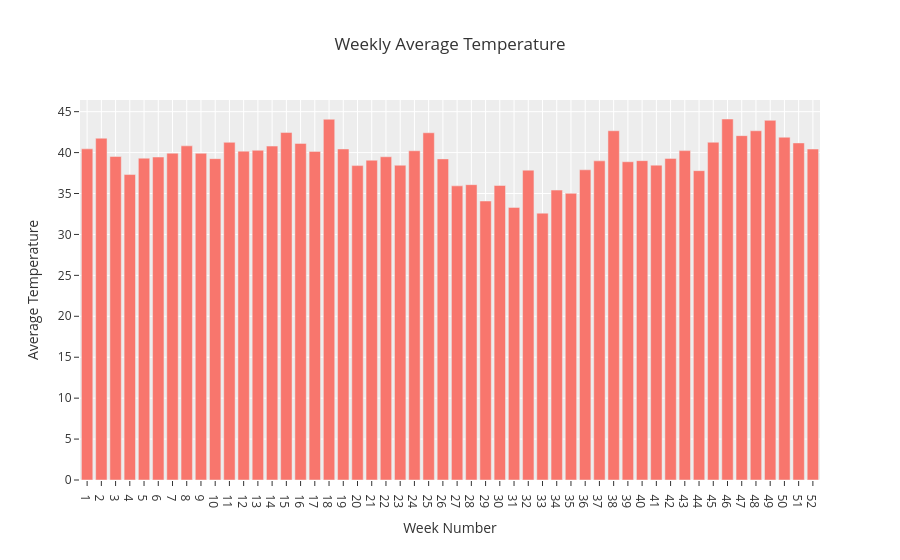
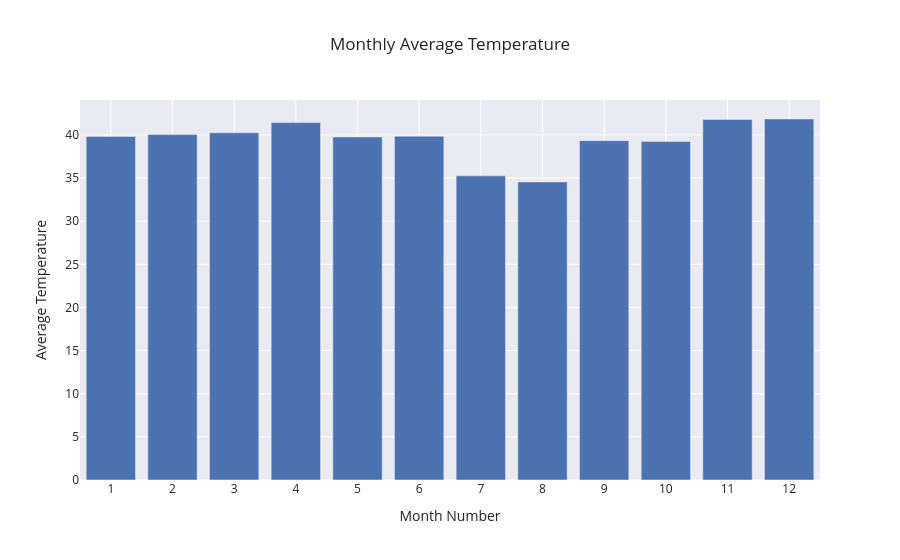

The notebook cell saved with these charts, in order:
### Code cell
import plotly.express as px

# Weekly Average Temperature Bar Plot
weekly_avg_temp.reset_index(inplace=True)  # Reset index to make 'week_number' a column

# Ensure all week numbers are included in the x-axis
fig_weekly = px.bar(weekly_avg_temp, x='week_number', y='temp',
                    title='Weekly Average Temperature',
                    labels={'week_number': 'Week Number', 'temp': 'Average Temperature'},
                    template='ggplot2')  # Change template to 'seaborn', or any other available template

# Set the x-axis to display all week numbers (if there are any gaps)
fig_weekly.update_layout(
    xaxis=dict(
        tickmode='array',
        tickvals=weekly_avg_temp['week_number'].unique(),  # Display all unique week numbers
        ticktext=[str(week) for week in weekly_avg_temp['week_number'].unique()]  # Show as text
    )
)

# Show the interactive weekly bar plot
fig_weekly.show()

# Monthly Average Temperature Bar Plot
monthly_avg_temp.reset_index(inplace=True)  # Reset index to make 'month_number' a column

# Ensure all month numbers are included in the x-axis
fig_monthly = px.bar(monthly_avg_temp, x='month_number', y='temp',
                     title='Monthly Average Temperature',
                     labels={'month_number': 'Month Number', 'temp': 'Average Temperature'},
                     template='seaborn')  # Change template to 'seaborn', or any other available template

# Set the x-axis to display all month numbers (if there are any gaps)
fig_monthly.update_layout(
    xaxis=dict(
        tickmode='array',
        tickvals=monthly_avg_temp['month_number'].unique(),  # Display all unique month numbers
        ticktext=[str(month) for month in monthly_avg_temp['month_number'].unique()]  # Show as text
    )
)

# Show the interactive monthly bar plot
fig_monthly.show()

### Figure 1 — Plotly figure (JSON) as saved in the notebook; plotly's stock layout.template omitted (floating-point values rounded to 4 significant figures)
{"data": [{"alignmentgroup": "True", "hovertemplate": "Week Number=%{x}<br>Average Temperature=%{y}<extra></extra>", "legendgroup": "", "marker": {"color": "#F8766D", "pattern": {"shape": ""}}, "name": "", "offsetgroup": "", "orientation": "v", "showlegend": false, "textposition": "auto", "type": "bar", "x": [1, 2, 3, 4, 5, 6, 7, 8, 9, 10, 11, 12, 13, 14, 15, 16, 17, 18, 19, 20, 21, 22, 23, 24, 25, 26, 27, 28, 29, 30, 31, 32, 33, 34, 35, 36, 37, 38, 39, 40, 41, 42, 43, 44, 45, 46, 47, 48, 49, 50, 51, 52], "xaxis": "x", "y": [40.46, 41.75, 39.52, 37.32, 39.31, 39.46, 39.93, 40.82, 39.92, 39.26, 41.25, 40.18, 40.28, 40.79, 42.45, 41.12, 40.15, 44.07, 40.44, 38.41, 39.07, 39.49, 38.45, 40.23, 42.42, 39.23, 35.94, 36.08, 34.08, 35.98, 33.3, 37.85, 32.6, 35.42, 35.02, 37.9, 38.99, 42.67, 38.88, 39.02, 38.47, 39.29, 40.24, 37.79, 41.26, 44.1, 42.07, 42.66, 43.94, 41.87, 41.18, 40.43], "yaxis": "y"}], "layout": {"barmode": "relative", "legend": {"tracegroupgap": 0}, "title": {"text": "Weekly Average Temperature"}, "xaxis": {"anchor": "y", "domain": [0, 1], "tickmode": "array", "ticktext": ["1", "2", "3", "4", "5", "6", "7", "8", "9", "10", "11", "12", "13", "14", "15", "16", "17", "18", "19", "20", "21", "22", "23", "24", "25", "26", "27", "28", "29", "30", "31", "32", "33", "34", "35", "36", "37", "38", "39", "40", "41", "42", "43", "44", "45", "46", "47", "48", "49", "50", "51", "52"], "tickvals": [1, 2, 3, 4, 5, 6, 7, 8, 9, 10, 11, 12, 13, 14, 15, 16, 17, 18, 19, 20, 21, 22, 23, 24, 25, 26, 27, 28, 29, 30, 31, 32, 33, 34, 35, 36, 37, 38, 39, 40, 41, 42, 43, 44, 45, 46, 47, 48, 49, 50, 51, 52], "title": {"text": "Week Number"}}, "yaxis": {"anchor": "x", "domain": [0, 1], "title": {"text": "Average Temperature"}}}}

### Figure 2 — Plotly figure (JSON) as saved in the notebook; plotly's stock layout.template omitted (floating-point values rounded to 4 significant figures)
{"data": [{"alignmentgroup": "True", "hovertemplate": "Month Number=%{x}<br>Average Temperature=%{y}<extra></extra>", "legendgroup": "", "marker": {"color": "rgb(76,114,176)", "pattern": {"shape": ""}}, "name": "", "offsetgroup": "", "orientation": "v", "showlegend": false, "textposition": "auto", "type": "bar", "x": [1, 2, 3, 4, 5, 6, 7, 8, 9, 10, 11, 12], "xaxis": "x", "y": [39.82, 40.03, 40.25, 41.43, 39.76, 39.85, 35.26, 34.54, 39.33, 39.25, 41.78, 41.84], "yaxis": "y"}], "layout": {"barmode": "relative", "legend": {"tracegroupgap": 0}, "title": {"text": "Monthly Average Temperature"}, "xaxis": {"anchor": "y", "domain": [0, 1], "tickmode": "array", "ticktext": ["1", "2", "3", "4", "5", "6", "7", "8", "9", "10", "11", "12"], "tickvals": [1, 2, 3, 4, 5, 6, 7, 8, 9, 10, 11, 12], "title": {"text": "Month Number"}}, "yaxis": {"anchor": "x", "domain": [0, 1], "title": {"text": "Average Temperature"}}}}
